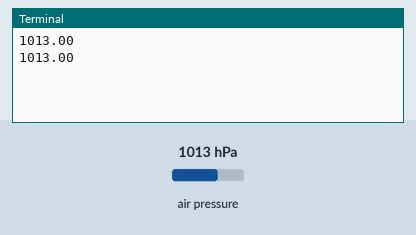
Bench run of a program on a simulated Raspberry Pi (BCM pin numbers). Parts: the last lines printed to the terminal. The inputs (shaded band) are chosen by the test bench; at power-on: air pressure 1013 hPa.

Above: at 1.3 s.
1.4 s: air pressure set to 952 hPa
At 2.7 s:
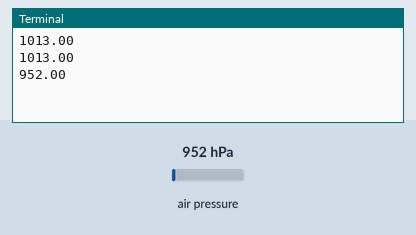
2.9 s: air pressure set to 975 hPa
At 3.9 s:
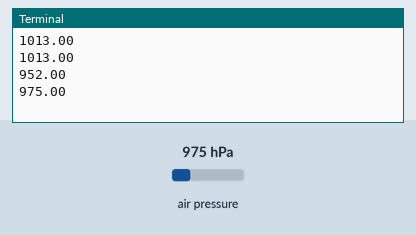
Timing chart, 0 to 5.9 s (numbered marks = the images above; inputs shaded):
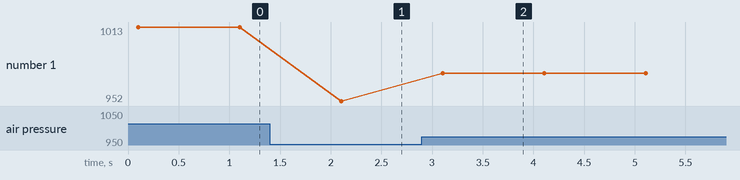

Measured:
- after the input at 1.4 s, the terminal: prints a new line after 0.70 s (image 1)
- after the input at 2.9 s, the terminal: prints a new line after 0.21 s (image 2)
- plotted number 1: 1013 → 952 after the input at 1.4 s, 952 → 975 after the input at 2.9 s

The program:

07-09-bar.py
```python
# -*- coding: utf-8 -*-
# チップ: LPS331
# 型番など: 秋月電子通商(M-06679)
#
# 接続: I2Cデバイス - Raspberry Pi
# 1 VDD - 3.3V
# 2 SCL - I2C SCL
# 3 SDA - I2C SDA
# 4 SAO - GND
# 5 CS - 3.3V
# 6,7 - 接続せず
# 8 GND - GND
#
import smbus
from time import sleep

def setup_lps331():
    # CTRL_REG1, active, 1Hz
    bus.write_byte_data(address_lps331, 0x20, 0x90)
    sleep(0.1)

def read_lps331():
    data_xl =  bus.read_byte_data(address_lps331, 0x28)
    data_l =  bus.read_byte_data(address_lps331, 0x29)
    data_h =  bus.read_byte_data(address_lps331, 0x2a)

    data = (data_h<<16) | (data_l<<8) | data_xl

    return data/4096.0

bus = smbus.SMBus(1)
address_lps331 = 0x5c

setup_lps331()

try:
    while True:
        pressure = read_lps331()

        print("{0:.02f}".format(pressure))

        sleep(1)

except KeyboardInterrupt:
    pass
```
